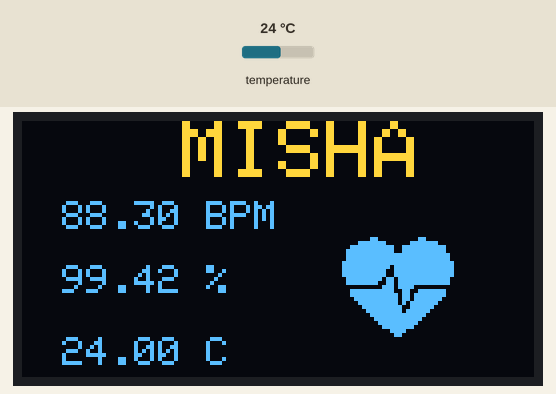
Simulated run of this sketch. Board: ESP8266 (NodeMCU). Parts: 128×64 one-colour display. The test bench sets the inputs (shaded band); at power-on: temperature 24 °C. The OLED is the two-colour kind (top 16 rows yellow); WiFi joins after 1.5 s; servers stay silent unless stated; the display library's start-up logo is not drawn; what the sketch prints to the serial monitor is not drawn.

Above: at 5.1 s.
5.2 s: temperature set to 12 °C
At 6.3 s:
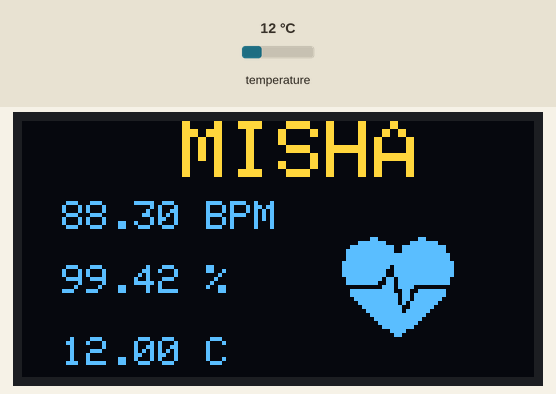
6.8 s: temperature set to 19 °C
8.3 s: temperature set to 28 °C
At 9.7 s:
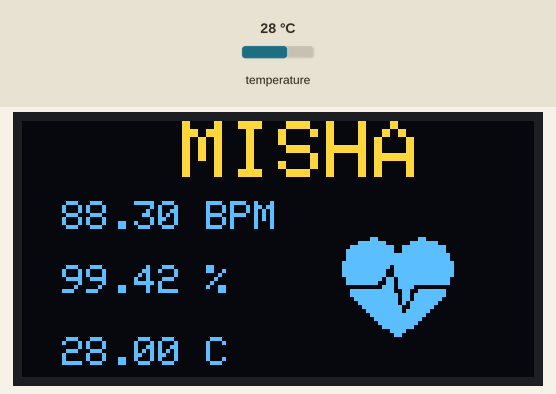
Timing chart, 0 to 11.3 s (numbered marks = the images above; inputs shaded):
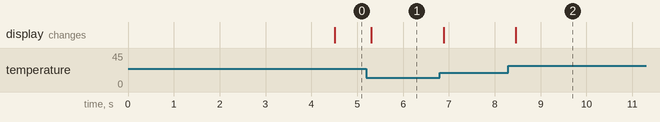

Measured:
- after the input at 5.2 s, the display: changes after 0.10 s (image 1)
- after the input at 8.3 s, the display: changes after 0.16 s (image 2)

The sketch:

SmartBand.ino
```cpp
#include <ESP8266WiFi.h>
#include <FirebaseESP8266.h>
#include <OneWire.h>
#include <DallasTemperature.h>
#include <SPI.h>
#include <Wire.h>
#include <Adafruit_GFX.h>
#include <Adafruit_SSD1306.h>


#define SCREEN_WIDTH 128 // OLED display width, in pixels
#define SCREEN_HEIGHT 64 // OLED display height, in pixels

// Declaration for an SSD1306 display connected to I2C (SDA, SCL pins)
// The pins for I2C are defined by the Wire-library.
#define OLED_RESET     -1 // Reset pin # (or -1 if sharing Arduino reset pin)
#define SCREEN_ADDRESS 0x3C ///< See datasheet for Address; 0x3D for 128x64, 0x3C for 128x32
Adafruit_SSD1306 display(SCREEN_WIDTH, SCREEN_HEIGHT, &Wire, OLED_RESET);

#define NUMFLAKES     10 // Number of snowflakes in the animation example

#define LOGO_HEIGHT   16
#define LOGO_WIDTH    16

// GPIO where the DS18B20 is connected to
const int oneWireBus = 2;

// Setup a oneWire instance to communicate with any OneWire devices
OneWire oneWire(oneWireBus);

// Pass our oneWire reference to Dallas Temperature sensor
DallasTemperature sensors(&oneWire);

//Provide the token generation process info.
#include <addons/TokenHelper.h>

//Provide the RTDB payload printing info and other helper functions.
#include <addons/RTDBHelper.h>

//#define DHTPIN 2     // Digital pin connected to the DHT sensor
//#define DHTTYPE DHT11   // DHT 11

/* 1. Define the WiFi credentials */
#define WIFI_SSID "cxxx[]:;:;:;:;:;:;:;:;>"
#define WIFI_PASSWORD "infinity"

//For the following credentials, see examples/Authentications/SignInAsUser/EmailPassword/EmailPassword.ino

/* 2. Define the API Key */
#define API_KEY "AIzaSyBQQ2Bqya8Ca23z7coLYdzWXMBgkTCgJbg"

/* 3. Define the RTDB URL */
#define DATABASE_URL "fir-esp8266-aa644-default-rtdb.firebaseio.com" //<databaseName>.firebaseio.com or <databaseName>.<region>.firebasedatabase.app

/* 4. Define the user Email and password that alreadey registerd or added in your project */
#define USER_EMAIL "f180480@nu.edu.pk"
#define USER_PASSWORD "esp8266"

//Define Firebase Data object
FirebaseData fbdo;

FirebaseAuth auth;
FirebaseConfig config;

unsigned long sendDataPrevMillis = 0;

unsigned long count = 0;
//DHT dht(DHTPIN, DHTTYPE);

const unsigned char bitmap [] PROGMEM=
{
0x00, 0x00, 0x00, 0x00, 0x01, 0x80, 0x18, 0x00, 0x0f, 0xe0, 0x7f, 0x00, 0x3f, 0xf9, 0xff, 0xc0,
0x7f, 0xf9, 0xff, 0xc0, 0x7f, 0xff, 0xff, 0xe0, 0x7f, 0xff, 0xff, 0xe0, 0xff, 0xff, 0xff, 0xf0,
0xff, 0xf7, 0xff, 0xf0, 0xff, 0xe7, 0xff, 0xf0, 0xff, 0xe7, 0xff, 0xf0, 0x7f, 0xdb, 0xff, 0xe0,
0x7f, 0x9b, 0xff, 0xe0, 0x00, 0x3b, 0xc0, 0x00, 0x3f, 0xf9, 0x9f, 0xc0, 0x3f, 0xfd, 0xbf, 0xc0,
0x1f, 0xfd, 0xbf, 0x80, 0x0f, 0xfd, 0x7f, 0x00, 0x07, 0xfe, 0x7e, 0x00, 0x03, 0xfe, 0xfc, 0x00,
0x01, 0xff, 0xf8, 0x00, 0x00, 0xff, 0xf0, 0x00, 0x00, 0x7f, 0xe0, 0x00, 0x00, 0x3f, 0xc0, 0x00,
0x00, 0x0f, 0x00, 0x00, 0x00, 0x06, 0x00, 0x00, 0x00, 0x00, 0x00, 0x00, 0x00, 0x00, 0x00, 0x00
};

void setup()
{
  Serial.begin(115200);

  // SSD1306_SWITCHCAPVCC = generate display voltage from 3.3V internally
  if(!display.begin(SSD1306_SWITCHCAPVCC, SCREEN_ADDRESS)) {
    Serial.println(F("SSD1306 allocation failed"));
    for(;;); // Don't proceed, loop forever
  }

  // Show initial display buffer contents on the screen --
  // the library initializes this with an Adafruit splash screen.
  display.display();
  delay(2000); // Pause for 2 seconds

  // Clear the buffer
  display.clearDisplay();

  // Start the DS18B20 sensor
  sensors.begin();

  WiFi.begin(WIFI_SSID, WIFI_PASSWORD);
  Serial.print("Connecting to Wi-Fi");
  while (WiFi.status() != WL_CONNECTED)
  {
    Serial.print(".");
    delay(300);
  }
  Serial.println();
  Serial.print("Connected with IP: ");
  Serial.println(WiFi.localIP());
  Serial.println();

  Serial.printf("Firebase Client v%s\n\n", FIREBASE_CLIENT_VERSION);

  /* Assign the api key (required) */
  config.api_key = API_KEY;

  /* Assign the user sign in credentials */
  auth.user.email = USER_EMAIL;
  auth.user.password = USER_PASSWORD;

  /* Assign the RTDB URL (required) */
  config.database_url = DATABASE_URL;

  /* Assign the callback function for the long running token generation task */
  config.token_status_callback = tokenStatusCallback; //see addons/TokenHelper.h

  //Or use legacy authenticate method
  //config.database_url = DATABASE_URL;
  //config.signer.tokens.legacy_token = "<database secret>";

  //To connect without auth in Test Mode, see Authentications/TestMode/TestMode.ino

  //////////////////////////////////////////////////////////////////////////////////////////////
  //Please make sure the device free Heap is not lower than 80 k for ESP32 and 10 k for ESP8266,
  //otherwise the SSL connection will fail.
  //////////////////////////////////////////////////////////////////////////////////////////////

  Firebase.begin(&config, &auth);

  //Comment or pass false value when WiFi reconnection will control by your code or third party library
  Firebase.reconnectWiFi(true);

  Firebase.setDoubleDigits(5);


}

void loop()
{

  sensors.requestTemperatures();
  float t = sensors.getTempCByIndex(0);
  Serial.print(t);
  Serial.println("ºC");

  if (Firebase.ready() && (millis() - sendDataPrevMillis > 15000 || sendDataPrevMillis == 0))
  {
    sendDataPrevMillis = millis();

    Serial.printf("Set Temperature... %s\n", Firebase.setFloat(fbdo, F("/Patient1/temperature"), t) ? "ok" : fbdo.errorReason().c_str());
    Serial.println();
    count++;
   }


  float SpO2 = 99.42;
  float bpm = 88.3;

  display.clearDisplay();

  display.setTextSize(2);
  display.setTextColor(SSD1306_WHITE);
  display.setCursor(40,0);
  display.println("MISHA");


  display.setTextSize(1);
  display.setTextColor(1);
  display.setCursor(10,20);
  display.print(bpm);
  display.println(" BPM");

  display.setTextSize(1);
  display.setTextColor(1);
  display.setCursor(10,36);
  display.print(SpO2);
  display.println(" %");

  display.setTextSize(1);
  display.setTextColor(1);
  display.setCursor(10,54);
  display.print(t);
  display.println(" C");

  display.drawBitmap( 80, 28, bitmap, 28, 28, 1);


  display.display();
}
```
